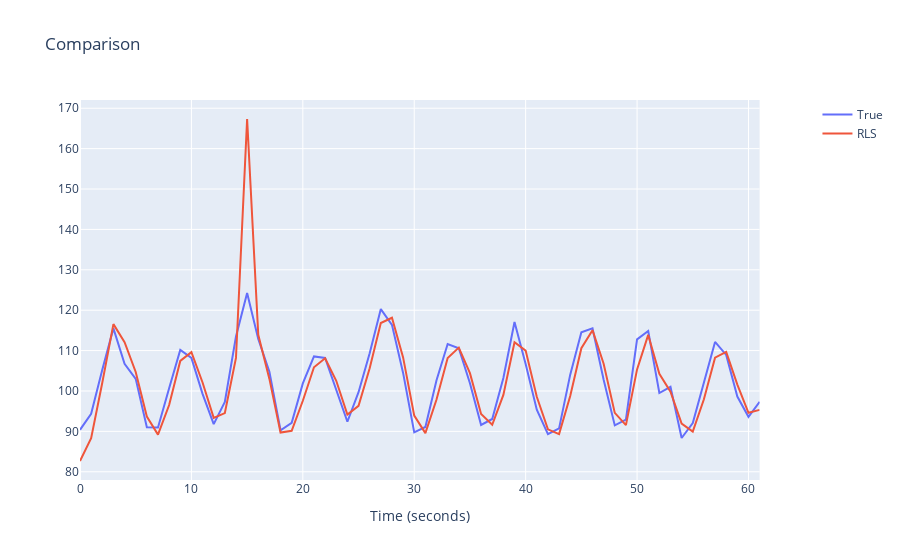

Notebook code for this chart:
### Markdown cell above
Visualization:

### Code cell
figure2 = make_subplots(specs=[[{"secondary_y": True}]])

figure2.add_trace(
    go.Scatter(y=y_test[1:-2], name='True'),
    secondary_y=False
)

figure2.add_trace(
    go.Scatter(y=TEDAEnsemble.Ypred_STACK[:-1], name='RLS'),
    secondary_y=False
)

figure2.update_layout(
    title="Comparison "
)

figure2.update_xaxes(title='Time (seconds)')

figure2.show()

### Figure 1 — Plotly figure (JSON) as saved in the notebook; plotly's stock layout.template omitted (floating-point values rounded to 4 significant figures)
{"data": [{"name": "True", "type": "scatter", "xaxis": "x", "y": [90.38, 94.34, 105.3, 115.5, 106.7, 103.0, 91.01, 90.96, 100.7, 110.1, 108.2, 99.28, 91.79, 97.29, 113.5, 124.3, 112.9, 104.8, 90.29, 92.13, 101.9, 108.5, 108.2, 100.4, 92.38, 99.7, 109.3, 120.3, 116.4, 104.5, 89.75, 91.09, 102.6, 111.6, 110.6, 101.9, 91.6, 93.06, 103.2, 117.1, 106.7, 95.35, 89.33, 90.74, 104.0, 114.5, 115.5, 102.8, 91.49, 92.89, 112.8, 114.9, 99.49, 101.0, 88.35, 92.08, 102.2, 112.2, 108.9, 98.62, 93.61, 97.34], "yaxis": "y"}, {"name": "RLS", "type": "scatter", "xaxis": "x", "y": [82.67, 88.31, 102.0, 116.6, 112.1, 104.7, 93.66, 89.2, 96.52, 107.4, 109.6, 102.1, 93.34, 94.53, 108.2, 167.3, 113.9, 103.0, 89.71, 90.13, 97.59, 105.9, 108.1, 102.5, 94.16, 96.31, 105.6, 116.8, 118.1, 108.3, 93.89, 89.57, 97.87, 108.2, 110.7, 104.4, 94.31, 91.64, 99.01, 112.1, 110.0, 98.55, 90.5, 89.33, 98.73, 110.6, 115.1, 106.7, 94.58, 91.55, 105.3, 113.9, 104.2, 99.82, 91.91, 89.93, 97.96, 108.2, 109.7, 101.6, 94.59, 95.32], "yaxis": "y"}], "layout": {"title": {"text": "Comparison "}, "xaxis": {"anchor": "y", "domain": [0, 0.94], "title": {"text": "Time (seconds)"}}, "yaxis": {"anchor": "x", "domain": [0, 1]}, "yaxis2": {"anchor": "x", "overlaying": "y", "side": "right"}}}
